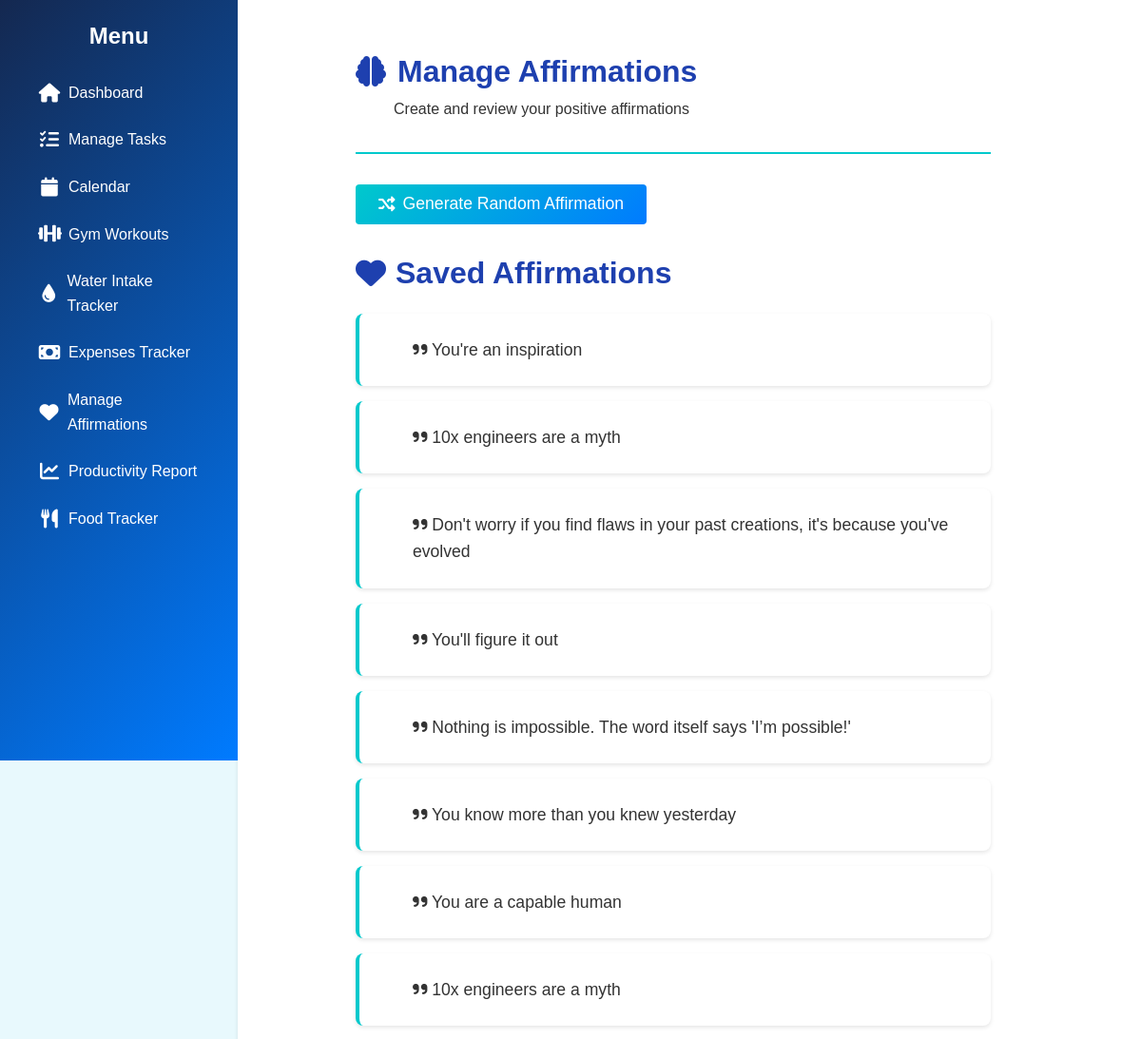
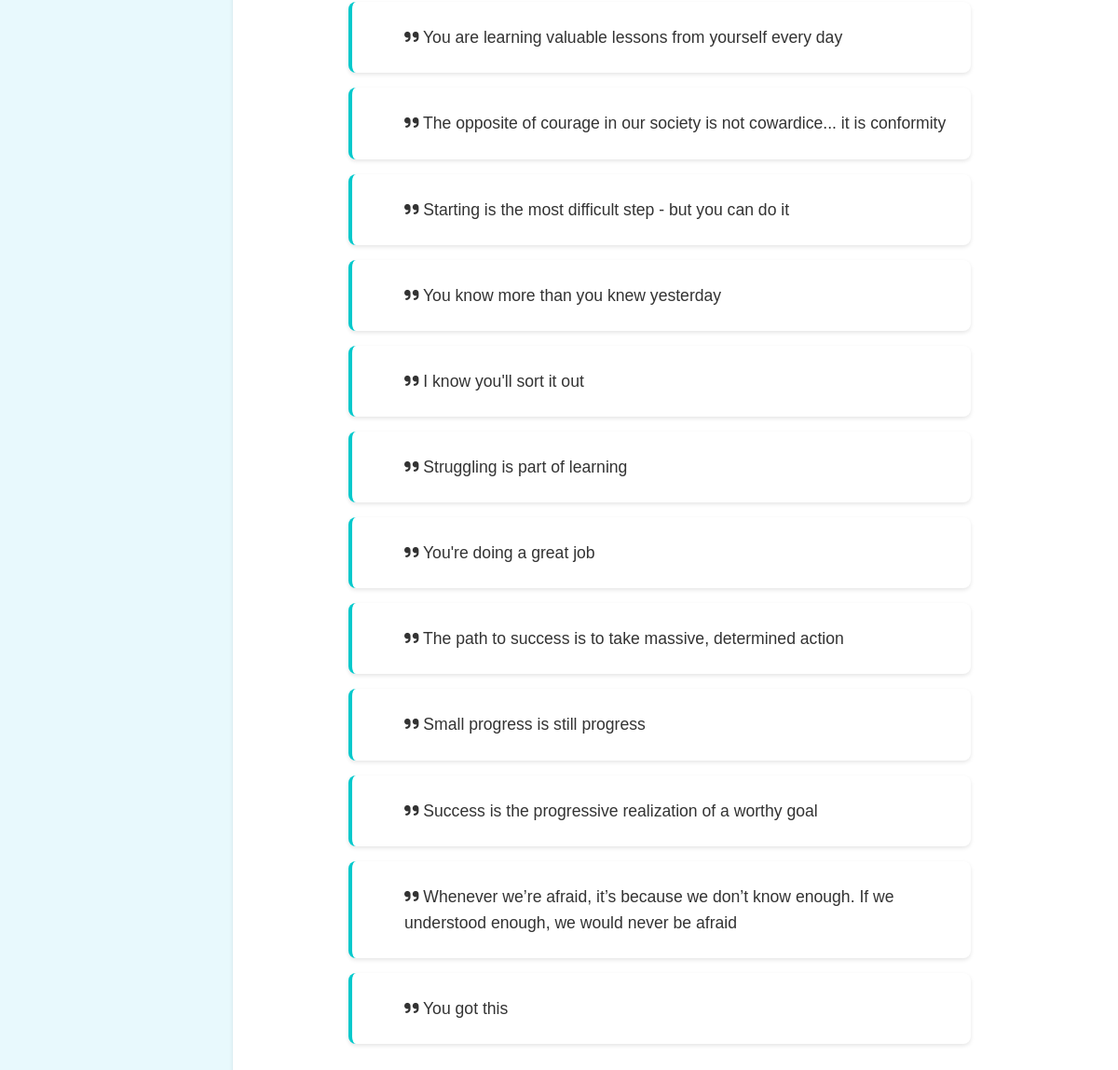
/affirmations, run on the app's committed database (2 pictures, top to bottom).
### app.py (models this page shows)
class Affirmation(db.Model):
    id = db.Column(db.Integer, primary_key=True)
    message = db.Column(db.String(200), nullable=False)

### app.py (the view, shortened to what this page needs)
@app.route('/affirmations', methods=['GET', 'POST'])
def affirmations():
    all_affirmations = Affirmation.query.all()
    return render_template('affirmations.html', affirmations=all_affirmations)

### templates/affirmations.html (shortened to what this page needs)
{% extends "base.html" %}
{% block content %}
<div class="affirmations-page">
    <div class="affirmations-header">
        <h1 class="affirmations-title">
            <i class="fa-solid fa-brain"></i> Manage Affirmations
        </h1>
        <p class="affirmations-subtitle">Create and review your positive affirmations</p>
    </div>
    <div class="affirmations-actions">
        <form action="{{ url_for('generate_affirmation') }}" method="GET" class="affirmation-form">
            <button type="submit" class="btn btn-affirmation">
                <i class="fas fa-random"></i> Generate Random Affirmation
            </button>
        </form>
    </div>
    <div class="affirmations-list-container">
        <h2 class="affirmations-list-title">
            <i class="fas fa-heart"></i> Saved Affirmations
        </h2>
        {% if affirmations %}
        <ul class="affirmations-list">
            {% for affirmation in affirmations %}
            <li class="affirmation-card">
                <div class="affirmation-content">
                    <i class="fas fa-quote-right affirmation-quote"></i>
                    {{ affirmation.message }}
                </div>
             </li>
            {% endfor %}
        </ul>
        {% else %}
        <div class="empty-affirmations">
            <i class="fas fa-comment-slash"></i>
            <p>No affirmations saved yet. Generate your first one!</p>
        </div>
        {% endif %}
    </div>
</div>
{% endblock %}

### static/style.css (style rules this page uses)
:root { --primary-dark: #142850; --primary-blue: #007BFF; --primary-light: #e8f9fd; --accent-turquoise: #00c9cc; --success-green: #4CAF50; --warning-orange: #FFC107; --danger-red: #F44336; --white: #ffffff; --light-gray: #f5f5f5; --medium-gray: #e0e0e0; --dark-gray: #333333; --black: #000000; --main-font: 'Poppins', sans-serif; --heading-font: 'Poppins', sans-serif; --base-font-size: 16px; --text-regular: 1rem; --text-small: 0.875rem; --text-large: 1.25rem; --space-xs: 0.25rem; --space-sm: 0.5rem; --space-md: 1rem; --space-lg: 1.5rem; --space-xl: 2rem; --space-xxl: 3rem; --radius-sm: 4px; --radius-md: 8px; --radius-lg: 12px; --radius-xl: 16px; --radius-round: 50%; --shadow-sm: 0 2px 4px rgba(0,0,0,0.1); --shadow-md: 0 4px 8px rgba(0,0,0,0.15); --shadow-lg: 0 8px 16px rgba(0,0,0,0.2); --shadow-inset: inset 0 2px 4px rgba(0,0,0,0.1); --transition-fast: 0.15s ease; --transition-normal: 0.3s ease; --transition-slow: 0.5s ease; --z-sidebar: 100; --z-modal: 200; --z-toast: 300; }
* { box-sizing: border-box; margin: 0; padding: 0; }
html { font-size: var(--base-font-size); scroll-behavior: smooth; }
body { font-family: var(--main-font); line-height: 1.6; color: var(--dark-gray); background-color: var(--primary-light); -webkit-font-smoothing: antialiased; -moz-osx-font-smoothing: grayscale; }
h1, h2, h3, h4, h5, h6 { font-family: var(--heading-font); color: var(--primary-dark); margin-top: 0; line-height: 1.2; font-weight: 600; }
h1 { font-size: 2.5rem; }
h2 { font-size: 2rem; }
p { margin-bottom: var(--space-md); }
ul, ol { margin-bottom: var(--space-md); padding-left: var(--space-lg); }
.btn { display: inline-flex; align-items: center; justify-content: center; padding: var(--space-sm) var(--space-md); background-color: var(--primary-blue); color: var(--white); border: none; border-radius: var(--radius-sm); cursor: pointer; transition: all var(--transition-normal); font-size: var(--text-regular); font-weight: 500; text-align: center; gap: var(--space-sm); line-height: 1; }
.affirmations-page { max-width: 800px; padding: 2rem; text-align: left; padding-left: 100px; }
.affirmations-header { border-bottom: 2px solid var(--accent-turquoise); padding-bottom: 1rem; margin-bottom: 2rem; text-align: left; }
.affirmations-title { display: flex; align-items: center; gap: 12px; font-size: 2rem; color: #1e40af; margin-bottom: 0.5rem; justify-content: flex-start; }
.affirmations-subtitle { color: var(--dark-gray); margin-left: 40px; text-align: left; }
.btn-affirmation { background: linear-gradient(135deg, var(--accent-turquoise), var(--primary-blue)); padding: 12px 24px; font-size: 1.1rem; margin-left: 0; }
.affirmations-list-container { margin-top: 2rem; text-align: left; }
.affirmations-list-title { display: flex; align-items: center; gap: 10px; color: #1e40af;; margin-bottom: 1.5rem; justify-content: flex-start; }
.affirmations-list { list-style: none; padding: 0; display: flex; flex-direction: column; gap: 1rem; text-align: left; }
.affirmation-card { background: var(--white); border-radius: var(--radius-md); box-shadow: var(--shadow-sm); padding: 1.5rem; display: flex; justify-content: space-between; align-items: center; border-left: 4px solid var(--accent-turquoise); transition: transform 0.2s ease; text-align: left; }
.affirmation-content { flex: 1; position: relative; padding-left: 2rem; font-size: 1.1rem; line-height: 1.6; text-align: left; }

### data on the page
Affirmation: message "You're an inspiration"
Affirmation: message "10x engineers are a myth"
Affirmation: message "Don't worry if you find flaws in your past creations, it's because you've evolved"
Affirmation: message "You'll figure it out"
Affirmation: message "Nothing is impossible. The word itself says 'I’m possible!'"
Affirmation: message "You know more than you knew yesterday"
Affirmation: message "You are a capable human"
Affirmation: message "10x engineers are a myth"
Affirmation: message "You are learning valuable lessons from yourself every day"
Affirmation: message "The opposite of courage in our society is not cowardice... it is conformity"
Affirmation: message "Starting is the most difficult step - but you can do it"
Affirmation: message "You know more than you knew yesterday"
Affirmation: message "I know you'll sort it out"
Affirmation: message "Struggling is part of learning"
Affirmation: message "You're doing a great job"
Affirmation: message "The path to success is to take massive, determined action"
Affirmation: message "Small progress is still progress"
Affirmation: message "Success is the progressive realization of a worthy goal"
Affirmation: message "Whenever we’re afraid, it’s because we don’t know enough. If we understood enough, we would never be afraid"
Affirmation: message "You got this"
